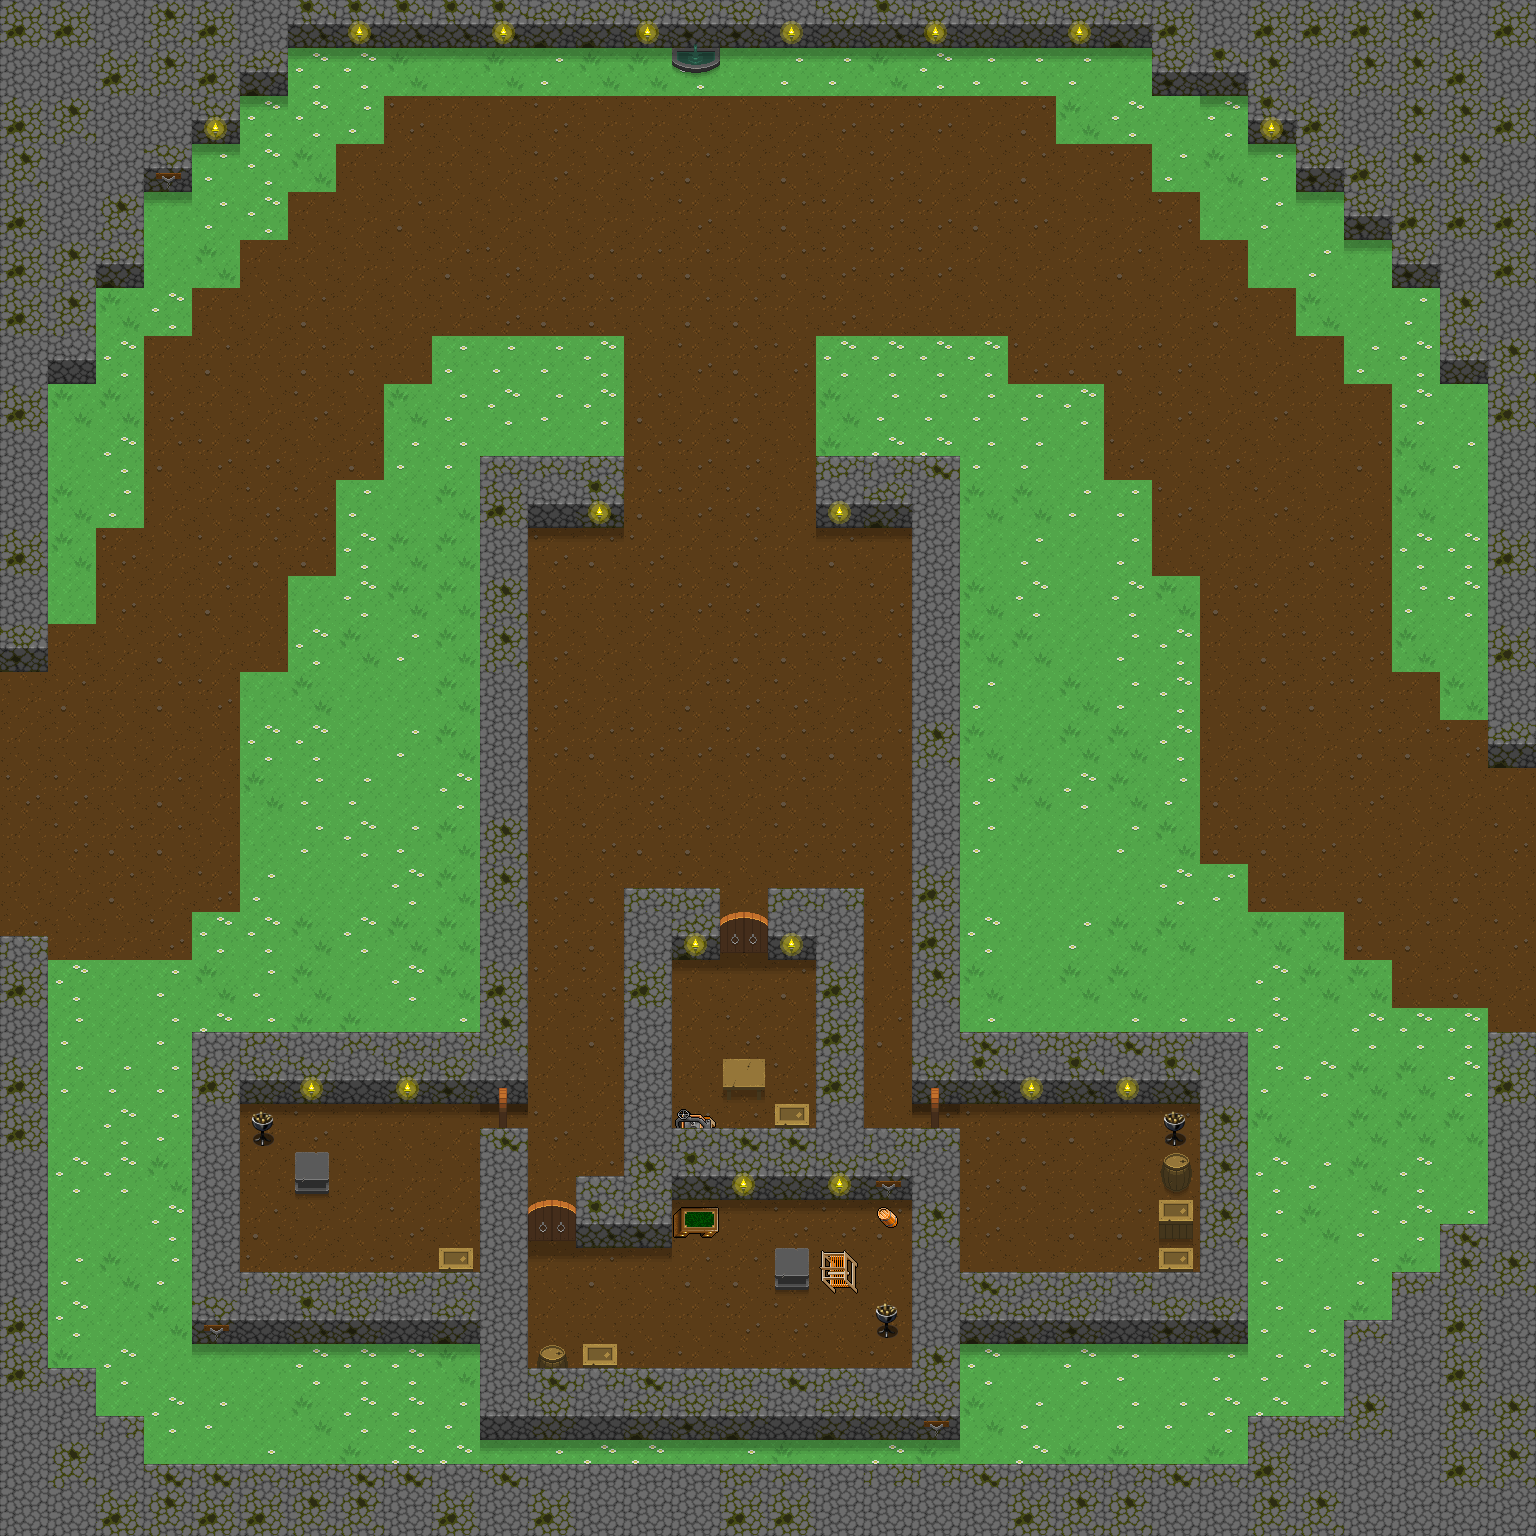

Tiled map render using the project's own tile images. Description and the map definition, with tile-layer contents summarised, below:
An orthogonal 32x32 tile map with 48x48 px tiles, 10 tile layers (floor, floor 2, props, water_edges, ...) and 11 objects (3x FRIENDLY, MERCHANT_KOD, MERCHANT_LEG).

<map version="1.10" tiledversion="1.11.0" orientation="orthogonal" renderorder="right-down" width="32" height="32" tilewidth="48" tileheight="48" infinite="0" nextlayerid="14" nextobjectid="20">
 <properties>
  <property name="startX" value="1" />
  <property name="startY" value="16" />
 </properties>
 <tileset firstgid="1" name="terrain" tilewidth="48" tileheight="48" tilecount="760" columns="20">
  <image source="uf_terrain.png" width="960" height="1824" />
  <tile id="115">
   <animation>
    <frame tileid="115" duration="500" />
    <frame tileid="116" duration="500" />
    <frame tileid="117" duration="500" />
    <frame tileid="118" duration="500" />
   </animation>
  </tile>
  <tile id="135">
   <animation>
    <frame tileid="135" duration="500" />
    <frame tileid="136" duration="500" />
    <frame tileid="137" duration="500" />
    <frame tileid="138" duration="500" />
   </animation>
  </tile>
  <tile id="155">
   <animation>
    <frame tileid="155" duration="500" />
    <frame tileid="156" duration="500" />
    <frame tileid="157" duration="500" />
    <frame tileid="158" duration="500" />
   </animation>
  </tile>
  <tile id="175">
   <animation>
    <frame tileid="175" duration="500" />
    <frame tileid="176" duration="500" />
    <frame tileid="177" duration="500" />
    <frame tileid="178" duration="500" />
   </animation>
  </tile>
  <tile id="195">
   <animation>
    <frame tileid="195" duration="300" />
    <frame tileid="196" duration="300" />
    <frame tileid="197" duration="300" />
    <frame tileid="198" duration="300" />
   </animation>
  </tile>
  <tile id="215">
   <animation>
    <frame tileid="215" duration="500" />
    <frame tileid="216" duration="500" />
    <frame tileid="217" duration="500" />
    <frame tileid="218" duration="500" />
   </animation>
  </tile>
  <tile id="455">
   <animation>
    <frame tileid="455" duration="300" />
    <frame tileid="456" duration="300" />
    <frame tileid="457" duration="300" />
    <frame tileid="458" duration="300" />
   </animation>
  </tile>
  <tile id="601">
   <animation>
    <frame tileid="601" duration="300" />
    <frame tileid="602" duration="300" />
   </animation>
  </tile>
  <tile id="621">
   <animation>
    <frame tileid="621" duration="300" />
    <frame tileid="622" duration="300" />
   </animation>
  </tile>
  <tile id="644">
   <animation>
    <frame tileid="644" duration="200" />
    <frame tileid="645" duration="200" />
   </animation>
  </tile>
  <tile id="664">
   <animation>
    <frame tileid="664" duration="200" />
    <frame tileid="665" duration="200" />
   </animation>
  </tile>
  <tile id="672">
   <animation>
    <frame tileid="672" duration="750" />
    <frame tileid="673" duration="750" />
   </animation>
  </tile>
  <tile id="674">
   <animation>
    <frame tileid="674" duration="750" />
    <frame tileid="675" duration="750" />
   </animation>
  </tile>
 </tileset>
 <layer id="1" name="floor" width="32" height="32">
  <data>[1024 cells, 752 non-empty, 8 distinct tile ids]</data>
 </layer>
 <layer id="2" name="floor 2" width="32" height="32">
  <data>[1024 cells, 0 non-empty, 0 distinct tile ids]</data>
 </layer>
 <layer id="3" name="props" width="32" height="32">
  <data>[1024 cells, 18 non-empty, 10 distinct tile ids]</data>
 </layer>
 <layer id="5" name="water_edges" width="32" height="32">
  <data>[1024 cells, 0 non-empty, 0 distinct tile ids]</data>
 </layer>
 <layer id="12" name="creature" width="32" height="32">
  <data>[1024 cells, 0 non-empty, 0 distinct tile ids]</data>
 </layer>
 <layer id="6" name="shadows" width="32" height="32">
  <data>[1024 cells, 74 non-empty, 1 distinct tile ids]</data>
 </layer>
 <layer id="7" name="walls" width="32" height="32">
  <data>[1024 cells, 351 non-empty, 16 distinct tile ids]</data>
 </layer>
 <layer id="8" name="door" width="32" height="32">
  <data>[1024 cells, 6 non-empty, 3 distinct tile ids]</data>
 </layer>
 <layer id="9" name="torches" width="32" height="32">
  <data>[1024 cells, 20 non-empty, 3 distinct tile ids]</data>
 </layer>
 <layer id="10" name="webs" width="32" height="32">
  <data>[1024 cells, 0 non-empty, 0 distinct tile ids]</data>
 </layer>
 <objectgroup id="11" name="people">
  <object id="11" name="Rent" type="MERCHANT_KOD" x="768" y="1008" width="48" height="48">
   <properties>
    <property name="icon" value="Hero" />
    <property name="movement" value="FIXED" />
   </properties>
  </object>
  <object id="10" name="Slade" type="MERCHANT_LEG" x="768" y="1296" width="48" height="48">
   <properties>
    <property name="icon" value="Hero" />
    <property name="movement" value="FIXED" />
   </properties>
  </object>
  <object id="8" name="Alavik" type="FRIENDLY" x="336" y="1152" width="48" height="48">
   <properties>
    <property name="icon" value="Druid_Beastmaster_Male" />
    <property name="movement" value="FIXED" />
   </properties>
  </object>
  <object id="9" name="Margda" type="FRIENDLY" x="1104" y="1200" width="48" height="48">
   <properties>
    <property name="icon" value="Sorcerer_Mage_Female" />
    <property name="movement" value="FIXED" />
   </properties>
  </object>
  <object id="5" name="Brother Latumapic" type="FRIENDLY" x="672" y="144" width="48" height="48">
   <properties>
    <property name="icon" value="Druid_Grove_Keeper_Male" />
    <property name="movement" value="FIXED" />
   </properties>
  </object>
 </objectgroup>
 <objectgroup id="13" name="rooms" visible="0">
  <object id="14" x="192" y="1056">
   <polygon points="0,0 0,240 336,240 336,0" />
  </object>
  <object id="15" x="912" y="1056">
   <polygon points="0,0 0,240 336,240 336,0" />
  </object>
  <object id="16" x="480" y="1200">
   <polygon points="0,0 144,0 144,-48 480,-48 480,192 0,192" />
  </object>
  <object id="17" x="624" y="912">
   <polygon points="0,0 240,0 240,240 0,240" />
  </object>
  <object id="18" x="480" y="480">
   <polygon points="0,0 0,720 0,768 192,768 192,672 192,432 336,432 336,672 480,672 480,0" />
  </object>
  <object id="19" x="0" y="0">
   <polygon points="0,0 0,1536 720,1536 720,1392 528,1392 528,1296 240,1296 240,1056 528,1056 528,480 912,480 912,1056 1200,1056 1200,1296 960,1296 912,1296 912,1392 720,1392 720,1536 1536,1536 1536,0" />
  </object>
 </objectgroup>
</map>
